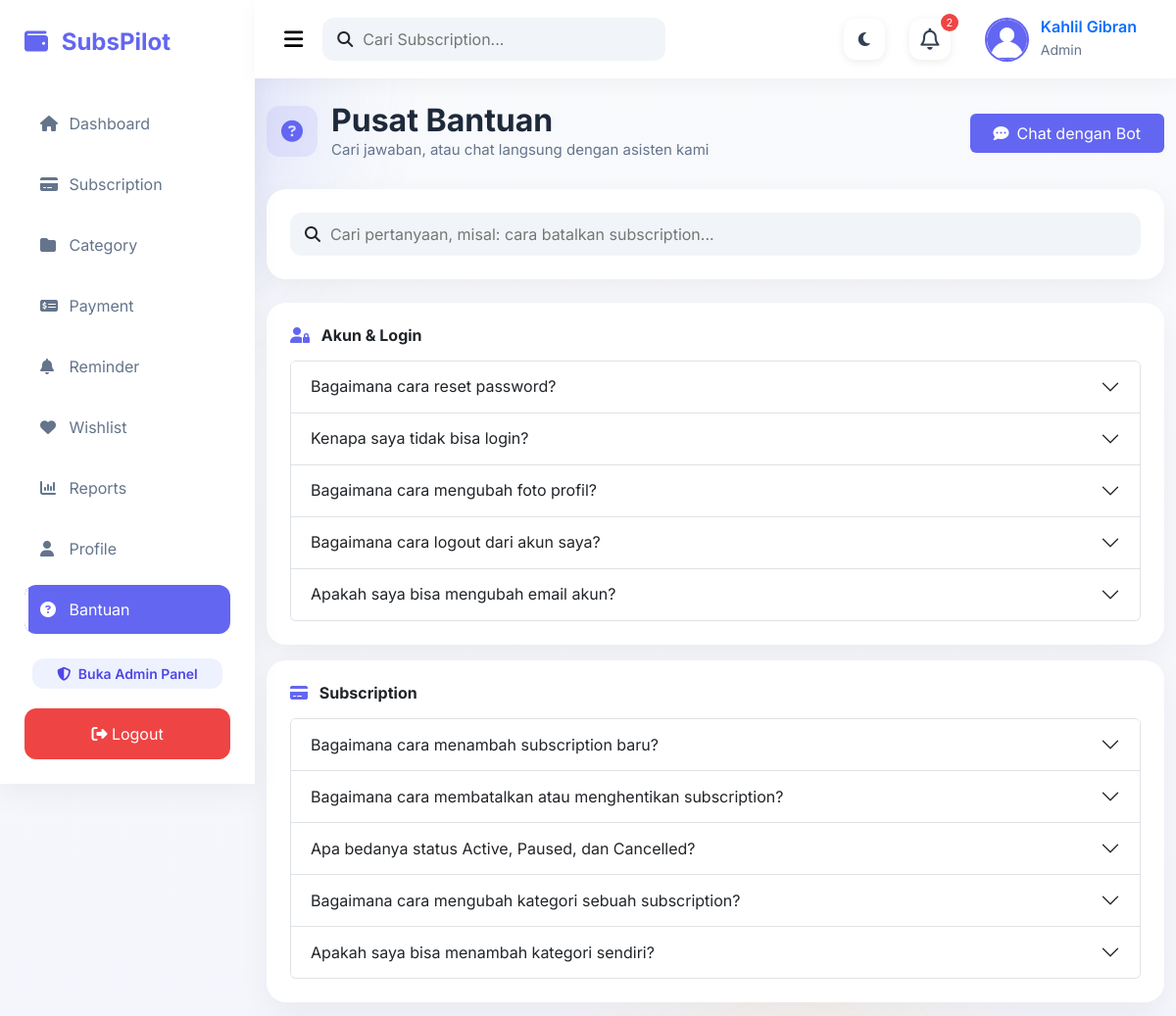
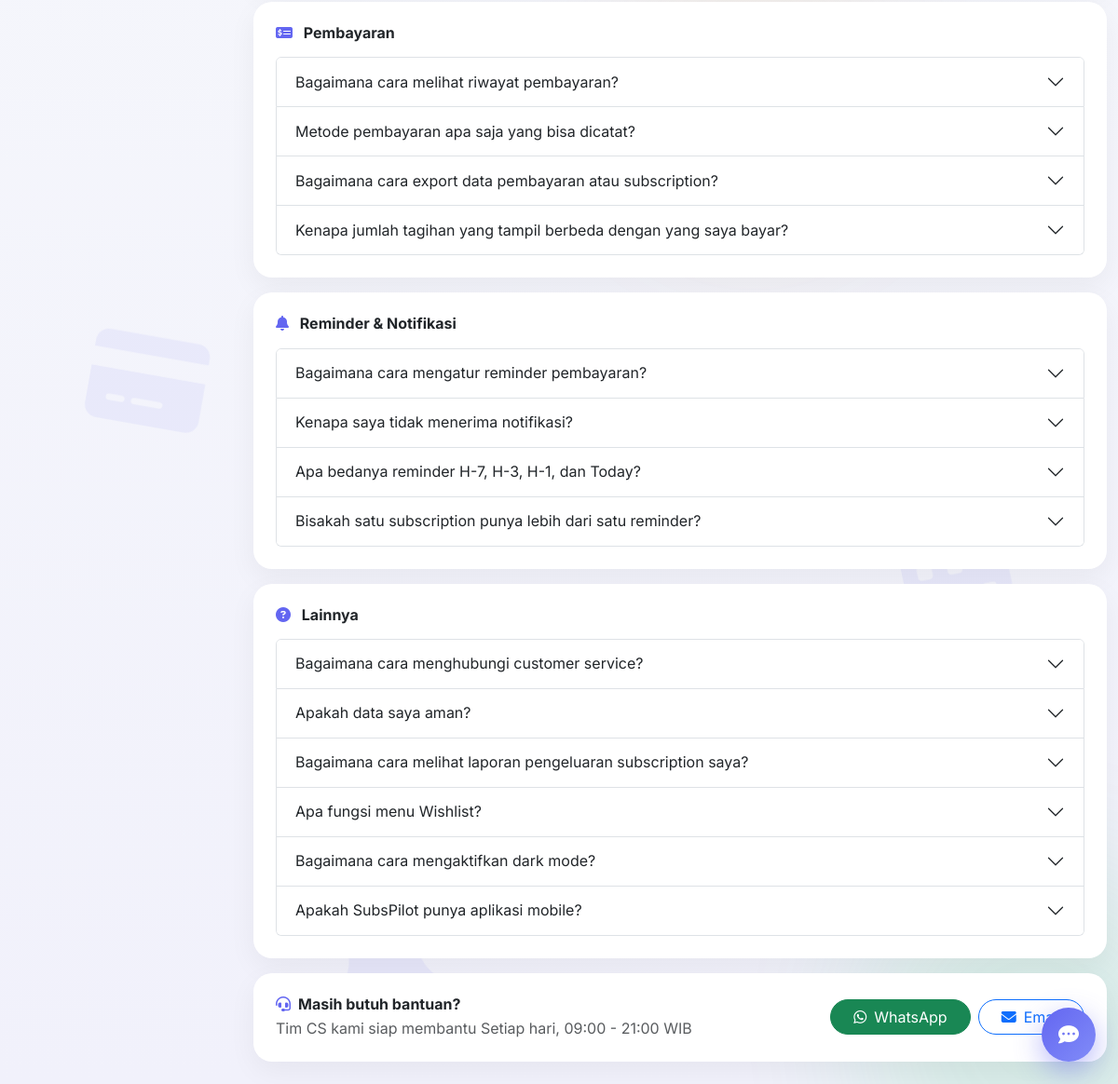
The app's page /support/index.php (signed in) with its own data (2 pictures, top to bottom).
### tables this page shows
CREATE TABLE `faq_categories` (
  `id` int(11) NOT NULL,
  `name` varchar(100) NOT NULL,
  `icon` varchar(50) DEFAULT 'fa-circle-question',
  `sort_order` int(11) NOT NULL DEFAULT 0,
  `created_at` timestamp NOT NULL DEFAULT current_timestamp()
);

CREATE TABLE `faqs` (
  `id` int(11) NOT NULL,
  `category_id` int(11) NOT NULL,
  `question` varchar(255) NOT NULL,
  `answer` text NOT NULL,
  `keywords` varchar(255) DEFAULT NULL,
  `sort_order` int(11) NOT NULL DEFAULT 0,
  `is_active` tinyint(1) NOT NULL DEFAULT 1,
  `created_at` timestamp NOT NULL DEFAULT current_timestamp(),
  `updated_at` timestamp NOT NULL DEFAULT current_timestamp() ON UPDATE current_timestamp()
);

CREATE TABLE `support_settings` (
  `id` int(11) NOT NULL,
  `whatsapp` varchar(30) DEFAULT NULL,
  `email` varchar(150) DEFAULT NULL,
  `operational_hours` varchar(150) DEFAULT NULL,
  `updated_at` timestamp NOT NULL DEFAULT current_timestamp() ON UPDATE current_timestamp()
);

### support/index.php (the view, shortened to what this page needs)
<?php
$db = new Database();
$conn = $db->connect();
$categories = $conn->query("SELECT * FROM faq_categories ORDER BY sort_order, name")->fetchAll();
$faqStmt = $conn->query("
    SELECT * FROM faqs
    WHERE is_active = 1
    ORDER BY category_id, sort_order, id
");
$allFaqs = $faqStmt->fetchAll();
$faqsByCategory = [];
foreach ($allFaqs as $f) {
    $faqsByCategory[$f['category_id']][] = $f;
}
$settingsStmt = $conn->query("SELECT * FROM support_settings LIMIT 1");
$settings = $settingsStmt->fetch() ?: [];
include "../templates/header.php";
include "../templates/sidebar.php";
include "../templates/navbar.php";
?>
<div class="main-content">
<div class="container-fluid py-4">
    <div class="d-flex flex-wrap justify-content-between align-items-center gap-3 mb-4">
        <div class="page-heading">
            <div class="page-icon"><i class="fa-solid fa-circle-question"></i></div>
            <div>
                <h2 class="title mb-0">Pusat Bantuan</h2>
                <p class="subtitle mb-0">Cari jawaban, atau chat langsung dengan asisten kami</p>
            </div>
        </div>
        <button class="btn btn-primary px-4 py-2" type="button" onclick="if(window.SubsBot) SubsBot.open();">
            <i class="fa-solid fa-comment-dots me-2"></i>Chat dengan Bot
        </button>
    </div>
    <div class="content-card p-4 mb-4 fade-up">
        <div class="search-box w-100" style="max-width:100%;">
            <i class="fa-solid fa-magnifying-glass"></i>
            <input type="text" id="faqSearch" placeholder="Cari pertanyaan, misal: cara batalkan subscription...">
        </div>
    </div>
    <?php foreach ($categories as $cat): ?>
        <?php $items = $faqsByCategory[$cat['id']] ?? []; if (empty($items)) continue; ?>
        <div class="content-card p-4 mb-3 fade-up faq-category-block" data-cat-name="<?= htmlspecialchars(strtolower($cat['name'])) ?>">
            <h6 class="fw-bold mb-3">
                <i class="fa-solid <?= htmlspecialchars($cat['icon']) ?> me-2" style="color:#6366F1;"></i>
                <?= htmlspecialchars($cat['name']) ?>
            </h6>
            <div class="accordion" id="acc-<?= $cat['id'] ?>">
                <?php foreach ($items as $f): ?>
                <div class="accordion-item faq-item" data-question="<?= htmlspecialchars(strtolower($f['question'])) ?>">
                    <h2 class="accordion-header">
                        <button class="accordion-button collapsed" type="button" data-bs-toggle="collapse" data-bs-target="#faq-<?= $f['id'] ?>">
                            <?= htmlspecialchars($f['question']) ?>
                        </button>
                    </h2>
                </div>
                <?php endforeach; ?>
            </div>
        </div>
    <?php endforeach; ?>
    <div class="content-card p-4 fade-up d-flex flex-wrap align-items-center justify-content-between gap-3">
        <div>
            <h6 class="fw-bold mb-1"><i class="fa-solid fa-headset me-2" style="color:#6366F1;"></i>Masih butuh bantuan?</h6>
            <p class="text-muted mb-0">Tim CS kami siap membantu <?= htmlspecialchars($settings['operational_hours'] ?? '') ?></p>
        </div>
        <div class="d-flex gap-2 flex-wrap">
            <?php if (!empty($settings['whatsapp'])): ?>
            <a class="btn btn-success rounded-pill px-4" target="_blank"
               href="https://wa.me/<?= htmlspecialchars(preg_replace('/\D/', '', $settings['whatsapp'])) ?>?text=<?= urlencode('Halo CS SubsPilot, saya butuh bantuan.') ?>">
                <i class="fa-brands fa-whatsapp me-2"></i>WhatsApp
            </a>
            <?php endif; ?>
            <?php if (!empty($settings['email'])): ?>
            <a class="btn btn-outline-primary rounded-pill px-4" href="mailto:<?= htmlspecialchars($settings['email']) ?>">
                <i class="fa-solid fa-envelope me-2"></i>Email
            </a>
            <?php endif; ?>
        </div>
    </div>
</div>
</div>
<?php include "../templates/footer.php"; ?>

### assets/css/dashboard.css (style rules this page uses)
* { margin:0; padding:0; box-sizing:border-box; font-family:'Inter',sans-serif; }
body { background:#F8FAFC; }
:root { --primary:#6366F1; --success:#22C55E; --warning:#F59E0B; --danger:#EF4444; --dark:#1E293B; --white:#FFFFFF; --background:#F8FAFC; --border:#E5E7EB; --fs-h1:32px; --fs-h2:24px; --fs-h3:20px; --fs-body:15px; --fs-small:13px; }
.title { font-size:28px; font-weight:700; color:#1E293B; }
.subtitle { color:#64748B; }
.btn-primary { background:var(--primary); border:none; }
.main-content { margin-left:260px; min-height:100vh; background:#F8FAFC; }
.search-box { width:350px; background:#F1F5F9; border-radius:12px; display:flex; align-items:center; padding:10px 15px; }
.search-box input { border:none; outline:none; background:none; width:100%; margin-left:10px; }
.page-heading { display:flex; align-items:center; gap:14px; margin-bottom:4px; }
.page-heading .page-icon { width:52px; height:52px; border-radius:14px; background:rgba(99,102,241,.1); color:#6366F1; display:flex; align-items:center; justify-content:center; font-size:22px; }
.content-card { background:#fff; border-radius:20px; box-shadow:0 10px 30px rgba(0,0,0,.05); border:none; }

### assets/css/style.css (style rules this page uses)
.main-content { min-height:100vh; background:#f8fafc; }
.title { font-size:var(--fs-h1, 32px); font-weight:700; color:#1e293b; }
.subtitle { color:#64748b; font-size:var(--fs-body, 16px); }

### assets/css/animations.css (style rules this page uses)
.search-box { transition:box-shadow .25s ease, background .25s ease; }
.main-content .title, .main-content .subtitle { animation:fadeInUp .45s ease both; }
.main-content .subtitle { animation-delay:.05s; }
.fade-up { opacity:0; animation:fadeInUp .5s ease forwards; }
.dashboard-card, .card, .stat-card, .content-card { transition:transform .3s ease, box-shadow .3s ease; }
.btn { transition:transform .2s ease, box-shadow .2s ease, filter .2s ease; position:relative; overflow:hidden; }

### assets/css/extra.css (style rules this page uses)
body { background:linear-gradient(180deg,#F8FAFC 0%,#F1F1FB 100%); }
.main-content { background:transparent !important; position:relative; }
.navbar-custom, .main-content { transition:margin-left .3s ease; }

### records on screen
faq_categories: name "Akun & Login"
faqs: question "Bagaimana cara reset password?"
faqs: question "Kenapa saya tidak bisa login?"
faqs: question "Bagaimana cara mengubah foto profil?"
faqs: question "Bagaimana cara logout dari akun saya?"
faqs: question "Apakah saya bisa mengubah email akun?"
faq_categories: name "Subscription"
faqs: question "Bagaimana cara menambah subscription baru?"
faqs: question "Bagaimana cara membatalkan atau menghentikan subscription?"
faqs: question "Apa bedanya status Active, Paused, dan Cancelled?"
faqs: question "Bagaimana cara mengubah kategori sebuah subscription?"
faqs: question "Apakah saya bisa menambah kategori sendiri?"
faq_categories: name "Pembayaran"
faqs: question "Bagaimana cara melihat riwayat pembayaran?"
faqs: question "Metode pembayaran apa saja yang bisa dicatat?"
faqs: question "Bagaimana cara export data pembayaran atau subscription?"
faqs: question "Kenapa jumlah tagihan yang tampil berbeda dengan yang saya bayar?"
faq_categories: name "Reminder & Notifikasi"
faqs: question "Bagaimana cara mengatur reminder pembayaran?"
faqs: question "Kenapa saya tidak menerima notifikasi?"
faqs: question "Apa bedanya reminder H-7, H-3, H-1, dan Today?"
faqs: question "Bisakah satu subscription punya lebih dari satu reminder?"
faq_categories: name "Lainnya"
faqs: question "Bagaimana cara menghubungi customer service?"
faqs: question "Apakah data saya aman?"
faqs: question "Bagaimana cara melihat laporan pengeluaran subscription saya?"
faqs: question "Apa fungsi menu Wishlist?"
faqs: question "Bagaimana cara mengaktifkan dark mode?"
faqs: question "Apakah SubsPilot punya aplikasi mobile?"
support_settings: operational_hours "Setiap hari, 09:00 - 21:00 WIB"

### other values on screen
count($__notifItems) "2"
$_SESSION['fullname'] "Kahlil Gibran"
$_SESSION['role'] "Admin"
